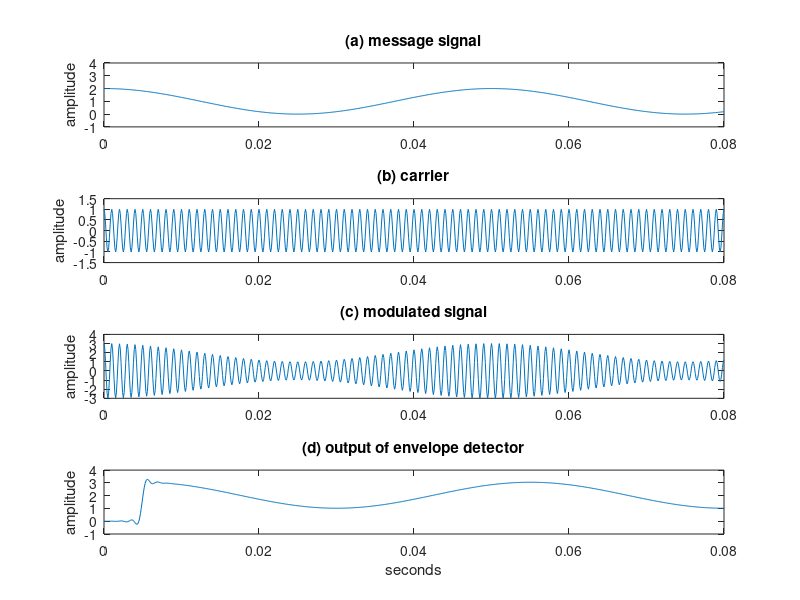
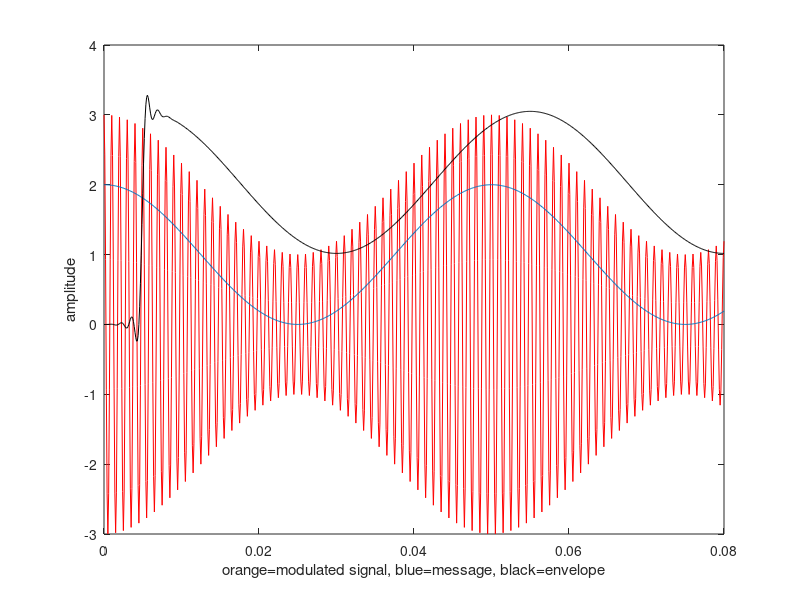

Write MATLAB code to recreate these figures, in order.
pkg load signal% AMlarge.m: large carrier AM demodulated with "envelope"time=.08; Ts=1/10000;                          % sampling interval and timet=0:Ts:time; lent=length(t);                   % define a "time" vectorfc=1000; c=cos(2*pi*fc*t);                     % define carrier at freq fcfm=20; w=10/lent*[1:lent]+cos(2*pi*fm*t);                     % create "message" > -1fm=20; w=1+cos(2*pi*fm*t);                     % create "message" > -1v=c.*w+c;                                      % modulate with large carrierfbe=[0 0.1 0.2 1]; damps=[1 1 0 0]; fl=100;    % low pass filter designb=firpm(fl,fbe,damps);                         % impulse response of LPFenvv=(pi/2)*filter(b,1,abs(v));                % find envelope% generate the figurefigure(1)subplot(4,1,1), plot(t,w)ylabel('amplitude'); title('(a) message signal');axis([0,0.08, -1,4])subplot(4,1,2), plot(t,c)ylabel('amplitude'); title('(b) carrier');axis([0,0.08, -1.5,1.5])subplot(4,1,3), plot(t,v)ylabel('amplitude'); title('(c) modulated signal');axis([0,0.08, -3,4])subplot(4,1,4), plot(t,envv)ylabel('amplitude'); title('(d) output of envelope detector');axis([0,0.08, -1,4])xlabel('seconds');% this shows things a bit more clearly (but won't print well)figure(2)plot(t,v,	"red") hold on plot(t,w) plot(t,envv,'k') ylabel('amplitude') xlabel('orange=modulated signal, blue=message, black=envelope')hold off